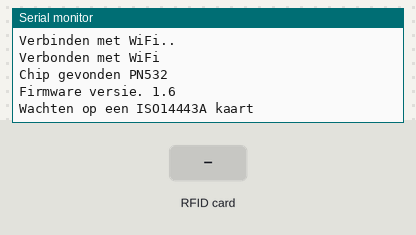
The program below on a simulated ESP32. Parts: the last lines printed to the serial monitor. The test bench sets the inputs (shaded band). WiFi joins after 1.5 s; servers stay silent unless stated.

Above: at 3.2 s.
3.3 s: RFID card DA 22 40 67 AF held to the reader
At 4.3 s:
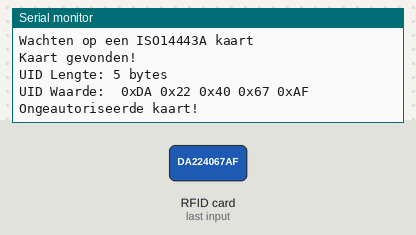
4.8 s: RFID card 5E 7A 19 C4 held to the reader
At 5.3 s:
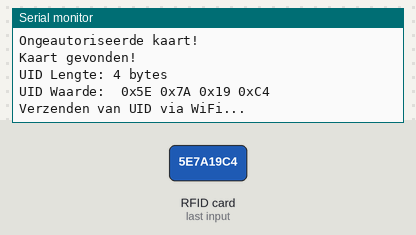

Measured:
- after the input at 3.3 s, the serial monitor: prints a new line at once (image 1)
- after the input at 4.8 s, the serial monitor: prints a new line at once (image 2)

The program:

main.cpp
```cpp
#include <WiFi.h>
#include <SPI.h>
#include <Wire.h>
#include <Adafruit_PN532.h>
#include "rfid_firebeetle_config.h"
//pins voor rfid reader
#define PN532_SCK  D2
#define PN532_MOSI D3
#define PN532_SS   D4
#define PN532_MISO D5

Adafruit_PN532 nfc(PN532_SCK, PN532_MISO, PN532_MOSI, PN532_SS);

void setup() {
  Serial.begin(115200);
  Serial.print("Hallo");

  // Verbinden met WiFi
  WiFi.begin(ssid, password);
  while (WiFi.status() != WL_CONNECTED) {
    delay(1000);
    Serial.println("Verbinden met WiFi..");
  }
  Serial.println("Verbonden met WiFi");

  nfc.begin();
  uint32_t versiondata = nfc.getFirmwareVersion();
  if (!versiondata) {
    Serial.print("Geen PN53x bord gevonden");
    while (1);
  }
  Serial.print("Chip gevonden PN5"); Serial.println((versiondata>>24) & 0xFF, HEX);
  Serial.print("Firmware versie. "); Serial.print((versiondata>>16) & 0xFF, DEC);
  Serial.print('.'); Serial.println((versiondata>>8) & 0xFF, DEC);
  nfc.setPassiveActivationRetries(0xFF);
  Serial.println("Wachten op een ISO14443A kaart");
}

void loop() {
  uint8_t success;
  uint8_t uid[7] = { 0 };
  uint8_t uidLength;

  success = nfc.readPassiveTargetID(PN532_MIFARE_ISO14443A, uid, &uidLength);

  if (success) {
    Serial.println("Kaart gevonden!");
    Serial.print("UID Lengte: "); Serial.print(uidLength, DEC); Serial.println(" bytes");
    Serial.print("UID Waarde: ");
    for (uint8_t i = 0; i < uidLength; i++) {
      Serial.print(" 0x"); Serial.print(uid[i], HEX);
    }
    Serial.println("");

    if (uidLength == 4) {
      // Stuur de UID via WiFi
      Serial.println("Verzenden van UID via WiFi...");
      WiFiClient client;
      if (client.connect(server_ip, server_port)) {
        // Converteer UID array naar hexadecimale string
        String uidString = "";
        for (uint8_t i = 0; i < uidLength; i++) {
          if (uid[i] < 0x10) {
            uidString += "0";
          }
          uidString += String(uid[i], HEX);
        }
        uidString.toUpperCase(); // Optioneel converteren naar hoofdletters
        //dit is niet werkende code dat authorisatie naar de arduino zou sturen om het met analoge knoppen te laten werken
        // Print de UID
        client.println(uidString);
        client.println("E"); // Einde van bericht indicator
        client.flush();

        // Wacht op server
        while (client.connected()) {
          if (client.available()) {
            String response = client.readStringUntil('\n');
            response.trim();
            Serial.println("Server respons: " + response);
            if (response == "AUTHORIZED") {
              Serial.println("Kaart is geautoriseerd, versturen rotatie commando...");
              // stuur command naar arduino
              WiFiClient motorClient;
              if (motorClient.connect(server_ip, server_port)) {
                motorClient.println("ROTATE");
                motorClient.stop();
              }
            } else {
              Serial.println("Kaart is niet geautoriseerd.");
            }
            break;
          }
        }

        client.stop();
      } else {
        Serial.println("Verbinding met server mislukt!");
      }
    } else {
      Serial.println("Ongeautoriseerde kaart!");
    }

    delay(1000);
  } else {
    Serial.println("Time-out wachten op een kaart");
  }
}
```

rfid_firebeetle_config.h
```cpp
// config.h
#ifndef CONFIG_H
#define CONFIG_H

// WiFi credentials
const char* ssid = "mmdecr_thuis-2.4";
const char* password = "Da224067af";

// Server IP address
const char* server_ip = "192.168.129.17";
const int server_port = 80;

#endif
```
